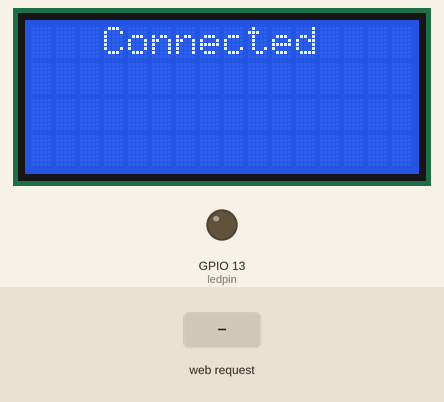
Recording of a sketch running on a simulated ESP32. Shown: 16×4 character LCD, output pins drawn as LEDs (lit = HIGH). Inputs (shaded band) come from the test bench. WiFi joins after 1.5 s; servers stay silent unless stated; what the sketch prints to the serial monitor is not drawn.

Above: at 0.1 s.
At 2.7 s:
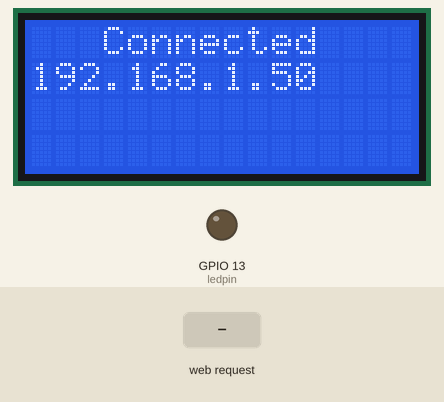
2.8 s: HTTP request GET /blink?count= received
4.3 s: HTTP request GET /favicon.ico received
Timing chart, 0 to 7.3 s (numbered marks = the images above; inputs shaded):
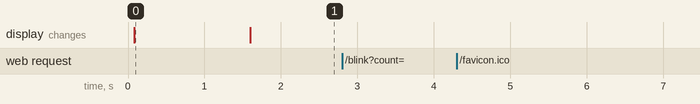

Measured:
- after the input at 2.8 s, every drawn part: stays the same
- after the input at 4.3 s, every drawn part: stays the same
- what the display in image 0 shows lasts 1.5 s, from 0.1 s to 1.6 s

The sketch:

_wifi_Relay_blink.ino
```cpp
#include <WiFi.h>
#include <Wire.h>
#include <hd44780.h>                       // main hd44780 header
#include <hd44780ioClass/hd44780_I2Cexp.h> // i2c expander i/o class header

const char* ssid     = "910";
const char* password = "Bl3ss3d@20"; // WiFi password*

hd44780_I2Cexp lcd; // declare lcd object: auto locate & config expander chip

// LCD geometry
const int LCD_COLS = 16;
const int LCD_ROWS = 4;

WiFiServer server(80);
int ledpin = 13;

void setup() {
    Serial.begin(115200);
    pinMode(ledpin, OUTPUT); // set the LED pin mode
    delay(10);

    lcd.begin(LCD_COLS, LCD_ROWS);
    // Print a message to the LCD.
    lcd.backlight();
    lcd.setCursor(3, 0);
    lcd.print("Connected");

    WiFi.begin(ssid, password);

    while (WiFi.status() != WL_CONNECTED) {
        delay(500);
        Serial.print(".");
    }

    lcd.setCursor(0, 1);
    lcd.print(WiFi.localIP());

    server.begin();
}

void loop() {
    WiFiClient client = server.available(); // listen for incoming clients

    if (client) { // if you get a client,
        Serial.println("New Client."); // print a message out the serial port
        String currentLine = ""; // make a String to hold incoming data from the client
        bool currentLineIsBlank = true; // flag to detect empty lines
        int blinkCount = 0;

        while (client.connected()) { // loop while the client's connected
            if (client.available()) { // if there's bytes to read from the client,
                char c = client.read(); // read a byte, then
                Serial.write(c); // print it out the serial monitor

                if (c == '\n' && currentLineIsBlank) {
                    // HTTP headers always start with a response code (e.g. HTTP/1.1 200 OK)
                    // and a content-type so the client knows what's coming, then a blank line:
                    client.println("HTTP/1.1 200 OK");
                    client.println("Content-type:text/html");
                    client.println();

                    // the content of the HTTP response follows the header:
                    client.println("<!DOCTYPE html><html>");
                    client.println("<head><title>ESP32 LED Control</title></head>");
                    client.println("<body><h1>ESP32 LED Control</h1>");
                    client.println("<form action=\"/blink\" method=\"GET\">");
                    client.println("Number of blinks: <input type=\"number\" name=\"count\"><br>");
                    client.println("<input type=\"submit\" value=\"Blink LED\">");
                    client.println("</form></body></html>");

                    // The HTTP response ends with another blank line:
                    client.println();
                    break;
                } else if (c == '\n') { // if you got a newline, then clear currentLine
                    currentLineIsBlank = true;
                    currentLine = "";
                } else if (c != '\r') { // if you got anything else but a carriage return character,
                    currentLine += c; // add it to the end of the currentLine
                    currentLineIsBlank = false;
                }

                // Check to see if the client request was "GET /blink?count=X":
                if (currentLine.startsWith("GET /blink?count=")) {
                    blinkCount = currentLine.substring(17).toInt();
                    Serial.print("Blink count: ");
                    Serial.println(blinkCount);
                    blinkLED(blinkCount);
                    break;
                }

                // Handle favicon.ico request
                if (currentLine.endsWith("GET /favicon.ico")) {
                    client.println("HTTP/1.1 204 No Content");
                    client.println("Connection: close");
                    client.println();
                    break;
                }
            }
        }
        // close the connection:
        client.stop();
        Serial.println("Client Disconnected.");
    }
}

// Function to blink the LED a specified number of times
void blinkLED(int count) {
    for (int i = 0; i < count; i++) {
        digitalWrite(ledpin, HIGH);
        delay(500);
        digitalWrite(ledpin, LOW);
        delay(500);
    }
}
```
